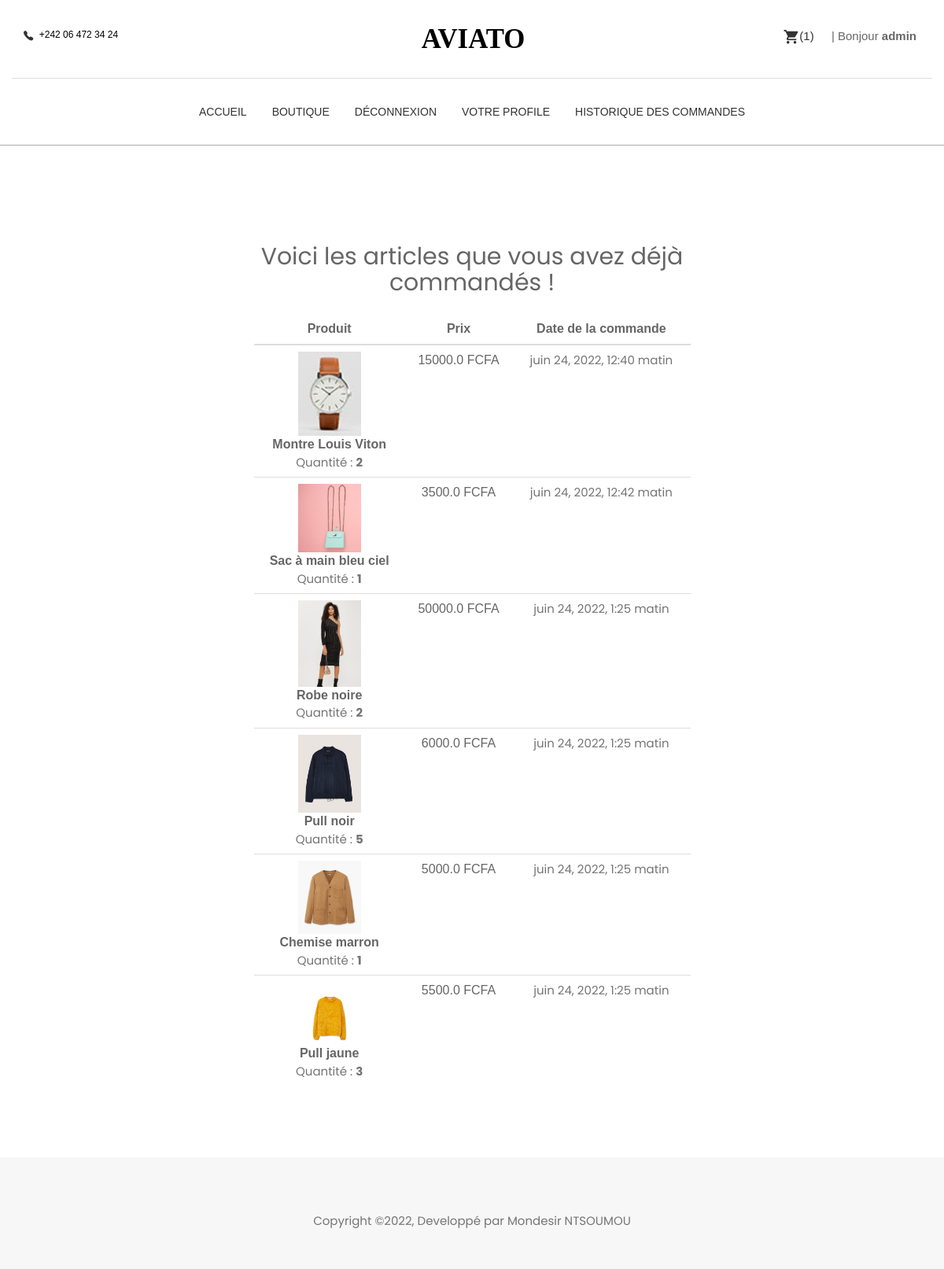
The page /historique_commandes/ (signed in) on the database its author committed.
### comptes/models.py (models this page shows)
class Utilisateur(AbstractUser):
    photo = models.ImageField(upload_to="comptes/utilisateurs")

### boutique/models.py (models this page shows, shortened)
class Panier(models.Model):
    user = models.OneToOneField(settings.AUTH_USER_MODEL, on_delete=models.CASCADE)
    articles = models.ManyToManyField(Article)

class Article(models.Model):
    produit = models.ForeignKey(Produit, on_delete=models.CASCADE)
    user = models.ForeignKey(settings.AUTH_USER_MODEL, on_delete=models.CASCADE)
    est_commande = models.BooleanField(default=False)
    date_commande = models.DateTimeField(blank=True, null=True)
    quantite = models.IntegerField(default=1)

class Produit(models.Model):
    nom = models.CharField(max_length=128, blank=False)
    prix = models.FloatField(default=0.0)
    description = models.TextField(blank=True)
    slug = models.SlugField(max_length=128)
    stock = models.IntegerField(default=1)
    categorie = models.ForeignKey(CategorieProduit, on_delete=models.CASCADE)
    image = models.ImageField(upload_to='boutique/produits', blank=True, null=True)

### boutique/views.py (the view)
# urls.py: path('historique_commandes/', historique_commandes, name='historique_commandes'),
@login_required
def historique_commandes(request):
    articles = Article.objects.filter(est_commande=True, user=request.user)
    if not request.user.is_anonymous:
        panier, _ = Panier.objects.get_or_create(user=request.user)
    context = {
        'articles':articles
    }
    return render(request, "boutique/historique_commandes.html", context)

### boutique/templates/boutique/historique_commandes.html (shortened to what this page needs)
{% extends "boutique/index.html" %}
{% load static %}
{% block content %}
<section class="page-wrapper success-msg">
  {% if articles.count == 0 %}
    <br><br><br><br>
    <h2 style="margin-top:-20px" class="text-center">Vous n'avez encore rien commandé !</h2>
    <br><br><br><br><br><br><br><br><br><br><br><br><br><br>
    {% else %}
  <div class="container">
    <div class="row">
      <div class="col-md-6 col-md-offset-3">
        <div class="block text-center">
          <h2 style="margin-top:-20px" class="text-center">Voici les articles que vous avez déjà commandés !</h2>
                <table class="table">
                  <thead>
                    <tr>
                      <th>Produit</th>
                      <th>Prix</th>
                      <th>Date de la commande</th>
                    </tr>
                  </thead>
                  <tbody>
                    {% for article in articles %}
                    <tr>
                      <td>
                          <center>
                            <a href="{% url 'details_produit' article.produit.slug %}"> <img width="80" src="{{article.produit.image.url}}" alt="{{article.produit.nom}}" /></a><br>
                            <b>{{article.produit.nom}}</b>
                            <p>Quantité : <b>{{article.quantite}}</b></p>
                          </center>
                      </td>
                      <td>{{article.produit.prix}} FCFA</td>
                      <td>
                        <p>{{article.date_commande}}</p>
                      </td>
                    </tr>
                    {% endfor %}
                    <br>
                  </tbody>
                </table>
        </div>
      </div>
    </div>
  </div>
  {% endif %}
</section>
{% endblock content %}

### boutique/templates/boutique/index.html (shortened to what this page needs)
{% load static %}
<html lang="fr">
<head>
  <link rel="stylesheet" href="{% static 'plugins/themefisher-font/style.css' %}">
  <link rel="stylesheet" href="{% static 'plugins/bootstrap/css/bootstrap.min.css' %}">
  <link rel="stylesheet" href="{% static 'plugins/animate/animate.css' %}">
  <link rel="stylesheet" href="{% static 'plugins/slick/slick.css' %}">
  <link rel="stylesheet" href="{% static 'plugins/slick/slick-theme.css' %}">
  <link rel="stylesheet" href="{% static 'css/style.css' %}">
  <link rel="stylesheet" href="{% static 'css/util.css' %}">
  <link rel="stylesheet" href="{% static 'css/main.css' %}">
</head>
<body id="body">
<section style="background-color:white;border-bottom:1px solid #aaaaaa;" class="fixed-top d-flex align-items-center">
<section class="top-header">
  <div class="container">
    <div class="row">
      <div class="col-md-4 col-xs-12 col-sm-4">
        <div class="contact-number">
          <i class="tf-ion-ios-telephone"></i>
          <a href="tel:+242064723424">+242 06 472 34 24</a>
        </div>
      </div>
      <div class="col-md-4 col-xs-12 col-sm-4">
        <div class="logo" style="margin-left:32%">
          <a href="{% url 'index' %}">
            <svg width="135px" height="29px" viewBox="0 0 155 29" version="1.1" xmlns="http://www.w3.org/2000/svg"
              xmlns:xlink="http://www.w3.org/1999/xlink">
              <g id="Page-1" stroke="none" stroke-width="1" fill="none" fill-rule="evenodd" font-size="40"
                font-family="AustinBold, Austin" font-weight="bold">
                <g id="Group" transform="translate(-108.000000, -297.000000)" fill="#000000">
                  <text id="AVIATO">
                    <tspan x="108.94" y="325">AVIATO</tspan>
                  </text>
                </g>
              </g>
            </svg>
          </a>
        </div>
      </div>
      <div class="col-md-4 col-xs-12 col-sm-4">
        <ul class="top-menu text-right list-inline">
          {% if user.is_authenticated %}
            <li class="lien_survol">
              <a href="{% url 'panier' %}"><i class="tf-ion-android-cart" style="font-size:22px" ></i>({{user.panier.articles.count}})</a>
            </li>
            <li>
              | Bonjour <b>{{ user.username }}</b>
            </li>
          {% endif %}
        </ul>
      </div>
    </div>
  </div>
</section>
<section class="menu">
  <nav class="navbar navigation">
    <div class="container">
      <div id="navbar" class="navbar-collapse collapse text-center">
        <ul class="nav navbar-nav">
          <li class="dropdown ">
            <a href="{% url 'index' %}">Accueil</a>
          </li>
          <li>
            <a href="{% url 'boutique' %}">Boutique</a>
          </li>
          {% if user.is_authenticated %}
            <li>
              <a href="{% url 'deconnexion' %}">Déconnexion</a>
            </li>
            <li>
              <a href="{% url 'profile' %}">Votre Profile</a>
            </li>
          {% endif %}
            <li>
              <a href="{% url 'historique_commandes' %}">Historique des commandes</a>
            </li>
        </ul>
      </div>
    </div>
  </nav>
</section>
</section>
<div style="margin-top:260px">
{% block content %}{% endblock content %}
</div>
{% block footer %}
<footer class="footer section text-center">
  <div class="container">
    <div class="row">
      <div class="col-md-12">
        <p class="copyright-text">Copyright &copy;2022, Developpé par Mondesir NTSOUMOU</p>
      </div>
    </div>
  </div>
</footer>
{% endblock footer %}
  </body>
  </html>

### static/css/style.css (style rules this page uses)
body { line-height: 1.5; font-family: "Poppins", sans-serif; -webkit-font-smoothing: antialiased; }
p { font-family: "Poppins", sans-serif; color: #757575; font-size: 15px; }
h1, h2, h3, h4, h5, h6 { font-family: "Poppins", sans-serif; }
h1, h2, h3, h4, h5, h6 { font-weight: 400; }
ol, ul { margin: 0; padding: 0; list-style: none; }
a, a:focus, a:hover { text-decoration: none; outline: 0; color: #000; }
.section { padding: 80px 0; }
.page-wrapper { padding: 70px 0; }
.top-header .container { padding-top: 35px; padding-bottom: 35px; border-bottom: 1px solid #dedede; }
.top-header .contact-number { font-size: 12px; color: #333; }
.top-header .contact-number i { margin-right: 4px; font-size: 18px; vertical-align: middle; }
.top-header .top-menu > li > a { color: #333; font-size: 15px; padding: 0 8px; }
.top-header .top-menu > li > a i { font-size: 16px; margin-right: 2px; vertical-align: middle; }
.top-header .logo a { display: inline-block; }
.navigation { margin-bottom: 0; padding: 10px 0; }
.navigation .navbar-nav > li { position: static; }
.navigation .navbar-nav > li > a { color: #333; font-size: 14px; padding: 20px 15px; text-transform: uppercase; transition: 0.2s ease-in-out 0s; border: 1px solid transparent; }
.navigation .container { position: relative; }
.navigation .navbar-nav { float: none; display: inline-block; }
.footer { background: #F7F7F7; padding: 50px 0; }
.footer .copyright-text { margin-top: 20px; }

### static/css/main.css (style rules this page uses)
.container { max-width: 1380px; }
@media (max-width: 1600px) { .container { max-width: 1200px; } }
.logo { display: -webkit-box; display: -webkit-flex; display: -moz-box; display: -ms-flexbox; display: flex; align-items: center; height: 65%; margin-right: 55px; }

### boutique/templates/boutique/index.html (style rules this page uses)
body { box-sizing: border-box; }
th, td { text-align:center; }
.fixed-top { position: fixed; top: 0; right: 0; left: 0; z-index: 1030; }

### rows shown on the page
Utilisateur: panier.articles.count "1", username "admin"
Article: produit.image (picture), produit.nom "Montre Louis Viton", quantite "2", produit.prix "15000.0", date_commande "juin 24, 2022, 12:40 matin"
Article: produit.image (picture), produit.nom "Sac à main bleu ciel", quantite "1", produit.prix "3500.0", date_commande "juin 24, 2022, 12:42 matin"
Article: produit.image (picture), produit.nom "Robe noire", quantite "2", produit.prix "50000.0", date_commande "juin 24, 2022, 1:25 matin"
Article: produit.image (picture), produit.nom "Pull noir", quantite "5", produit.prix "6000.0", date_commande "juin 24, 2022, 1:25 matin"
Article: produit.image (picture), produit.nom "Chemise marron", quantite "1", produit.prix "5000.0", date_commande "juin 24, 2022, 1:25 matin"
Article: produit.image (picture), produit.nom "Pull jaune", quantite "3", produit.prix "5500.0", date_commande "juin 24, 2022, 1:25 matin"
